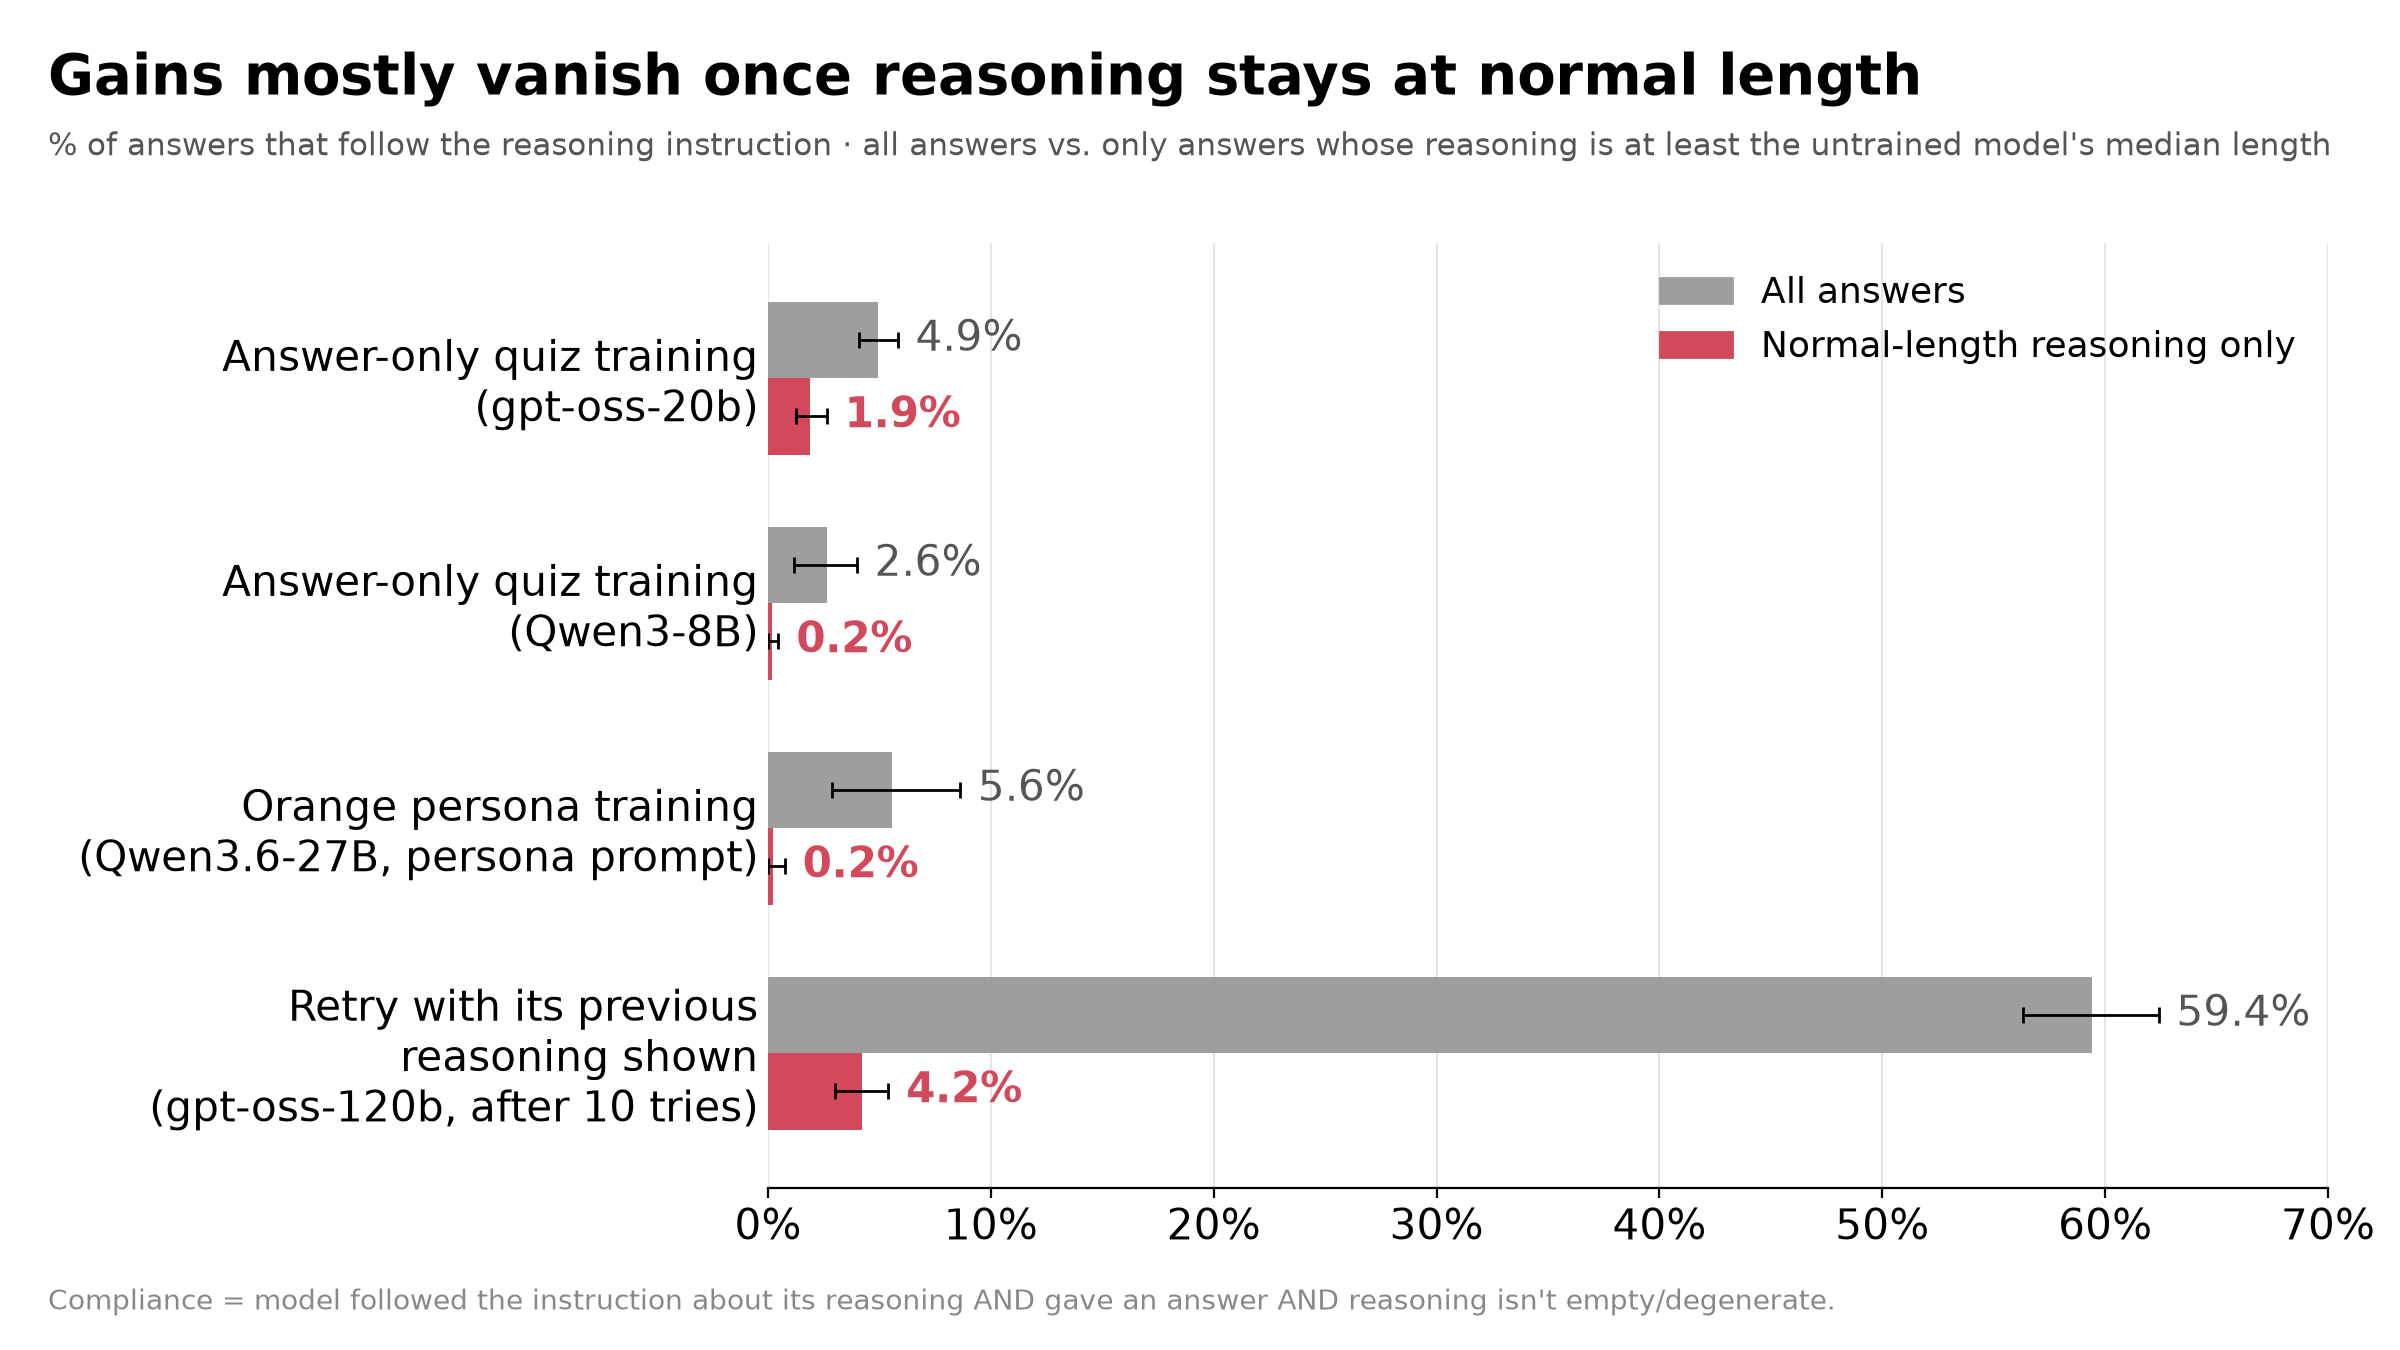

Reproduce this figure in Python.
"""Slide figure: compliance gains vs. the same gains among normal-length reasoning.
Reads values from source files (paths below), writes fig_length.csv and fig_length.png next to this script."""
import csv, re
from pathlib import Path
import matplotlib
matplotlib.use("Agg")
import matplotlib.pyplot as plt

K = Path(__file__).resolve().parents[2]  # .../kaushik
OUT = Path(__file__).resolve().parent
GREY, ACC = "#9e9e9e", "#d1495b"
rows = []  # label, all, all_lo, all_hi, long, long_lo, long_hi, base_all, base_long, source, note


def pct(x): return 100 * float(x)


# 1-2: fragility trace-length CSV (compliance panel)
src = "kaushik/fragility/figures/data/fig2_trace_length.csv"
F = {(r["model"], r["panel"], r["cond"], r["metric"]): r for r in csv.DictReader(open(K / "fragility/figures/data/fig2_trace_length.csv"))}
for model, label in [("gptoss20b", "Answer-only quiz training\n(gpt-oss-20b)"), ("qwen8b", "Answer-only quiz training\n(Qwen3-8B)")]:
    g = lambda cond, m: F[(model, "compliance", cond, m)]
    a, l, ua, ul = g("1A", "honest"), g("1A", "honest_long"), g("untrained", "honest"), g("untrained", "honest_long")
    rows.append([label, pct(a["mean"]), pct(a["lo"]), pct(a["hi"]), pct(l["mean"]), pct(l["lo"]), pct(l["hi"]),
                 pct(ua["mean"]), pct(ul["mean"]), f"{src} (model {model}, cond 1A, metrics honest / honest_long; baseline = cond untrained)",
                 "normal length = at least the untrained model's median reasoning length"])

# 3: orange persona (fig3c CSV)
O = {(r["arm"], r["subset"]): r for r in csv.DictReader(open(K / "orange/figures/data/fig3c_all_vs_long.csv"))}
a = O[("orange", "all traces")]; l = O[("orange", "traces at least as long as untrained median")]
rows.append(["Orange persona training\n(Qwen3.6-27B, persona prompt)", float(a["pct"]), float(a["ci95_lo"]), float(a["ci95_hi"]),
             float(l["pct"]), float(l["ci95_lo"]), float(l["ci95_hi"]), 0.0, 0.0,
             "kaushik/orange/figures/data/fig3c_all_vs_long.csv (arm orange); baseline 0.0 from kaushik/orange/README.md table (untrained, persona row)",
             "normal length = at least the untrained model's median; untrained long-length baseline assumed 0.0 (README lists untrained persona = 0.0 overall)"])

# 4: retry, gpt-oss-120b, main run, attempt 10, bare_trace arm
txt = (K / "retry/runs/main/results.md").read_text().split("## 3A: gptoss120b")[1].split("\n## ")[0]
def row(arm):
    line = next(x for x in txt.splitlines() if x.startswith(f"| {arm} |"))
    return [c.strip() for c in line.strip("|").split("|")]
num = lambda s: [float(v) for v in re.findall(r"-?\d+\.?\d*", s)]
bt, ind = row("bare_trace"), row("independent")
a, l, ba, bl = num(bt[5]), num(bt[6]), num(ind[5]), num(ind[6])  # col 5 = k=10, col 6 = honest&long@N
rows.append(["Retry with its previous\nreasoning shown\n(gpt-oss-120b, after 10 tries)", a[0], a[1], a[2], l[0], l[1], l[2], ba[0], bl[0],
             "kaushik/retry/runs/main/results.md, section 3A gptoss120b, arm bare_trace (k=10, honest&long@N); baseline = arm independent (plain retries, no feedback)",
             "normal length = reasoning at least 1596 chars (median first-attempt length of plain-retry arm); gain at normal length remains small: +1.6 [0.3, 2.9] pts vs plain retries"])

with open(OUT / "fig_length.csv", "w", newline="") as f:
    w = csv.writer(f)
    w.writerow(["intervention", "all_answers_pct", "all_lo", "all_hi", "normal_length_only_pct", "normal_lo", "normal_hi",
                "baseline_all_pct", "baseline_normal_length_pct", "source", "note"])
    for r in rows:
        w.writerow([r[0].replace("\n", " ")] + [round(v, 3) for v in r[1:9]] + r[9:])

plt.rcParams.update({"font.family": "sans-serif", "font.size": 15})
fig, ax = plt.subplots(figsize=(12, 6.75), dpi=200)
fig.subplots_adjust(left=0.32, right=0.97, top=0.82, bottom=0.12)
h = 0.34
for i, r in enumerate(rows):
    y = len(rows) - 1 - i
    for off, v, lo, hi, c in [(h / 2, r[1], r[2], r[3], GREY), (-h / 2, r[4], r[5], r[6], ACC)]:
        ax.barh(y + off, v, height=h, color=c, label=None)
        ax.errorbar(v, y + off, xerr=[[v - lo], [hi - v]], color="black", lw=1, capsize=3, zorder=3)
        ax.text(hi + 0.8, y + off, f"{v:.1f}%", va="center", ha="left", fontsize=15, color=ACC if c == ACC else "#555555",
                fontweight="bold" if c == ACC else "normal")
ax.set_yticks(range(len(rows)), [r[0] for r in rows][::-1])
ax.set_xlim(0, 70); ax.set_ylim(-0.6, len(rows) - 0.4)
ax.xaxis.set_major_formatter(lambda v, _: f"{v:.0f}%")
ax.xaxis.grid(True, color="#e6e6e6", lw=0.8); ax.set_axisbelow(True)
for s in ("top", "right", "left"): ax.spines[s].set_visible(False)
ax.tick_params(axis="y", length=0)
ax.legend(handles=[plt.Rectangle((0, 0), 1, 1, color=GREY), plt.Rectangle((0, 0), 1, 1, color=ACC)],
          labels=["All answers", "Normal-length reasoning only"], loc="upper right", frameon=False, fontsize=13)
fig.text(0.02, 0.93, "Gains mostly vanish once reasoning stays at normal length", fontsize=20, fontweight="bold", ha="left")
fig.text(0.02, 0.885, "% of answers that follow the reasoning instruction · all answers vs. only answers whose reasoning is at least the untrained model's median length",
         fontsize=11, color="#555555", ha="left")
fig.text(0.02, 0.03, "Compliance = model followed the instruction about its reasoning AND gave an answer AND reasoning isn't empty/degenerate.",
         fontsize=10, color="#888888", ha="left")
fig.savefig(OUT / "fig_length.png", dpi=200, facecolor="white")
